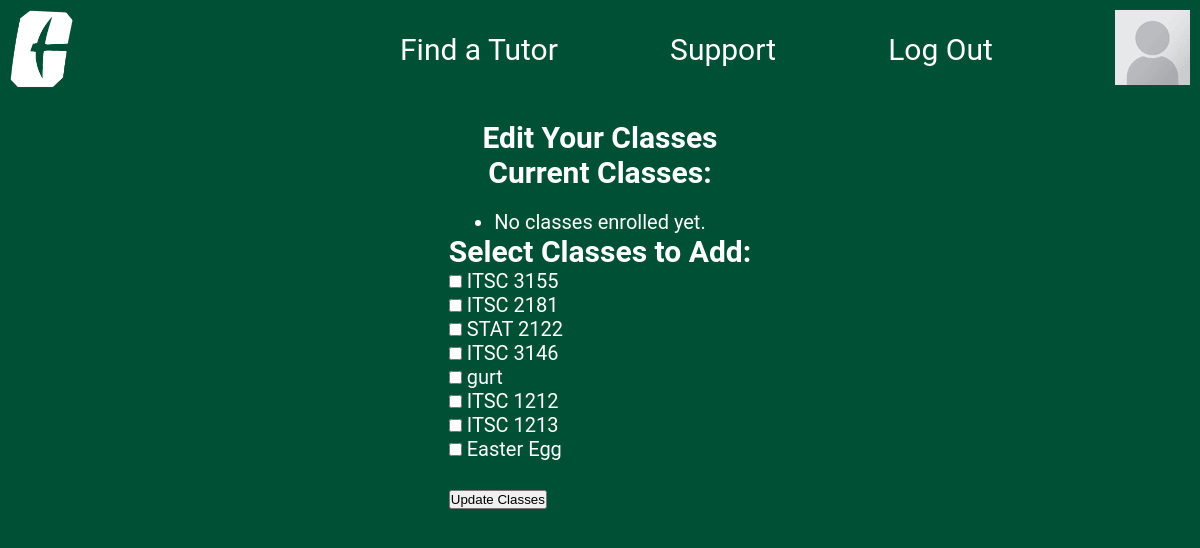
/edit-classes/ (signed in), run on the app's committed database.
### base/models.py (models this page shows, shortened)
class User(AbstractUser):
    email = models.EmailField(unique=True, null=True)
    bio = models.TextField(null=True, default="I'm still setting up my profile!")
    avatar = models.ImageField(null=True, default="profile-pic-placeholder.png")
    classes = models.ManyToManyField('Classes', blank=True)
    skills = models.TextField(null=True,blank=True, default="I'm still setting up my profile!")
    currentYear = models.CharField(max_length=50, null=True, blank=True, default="I'm still setting up my profile!")
    tutor = models.BooleanField(default=False)
    rating = models.FloatField(default=0.00)
    USERNAME_FIELD = 'email'
    REQUIRED_FIELDS = ['username']

class Classes(models.Model):
    name = models.CharField(max_length=100)

### base/views.py (the view)
# urls.py: path('edit-classes/', views.editClasses, name='edit-classes'),
@login_required(login_url='login')
def editClasses(request):
    user = request.user
    all_classes = Classes.objects.all()
    if request.method == 'POST':
        selected_class_ids = request.POST.getlist('classes')
        user.classes.set(selected_class_ids)
        messages.success(request, 'Your classes have been updated successfully!')
        return redirect('user-profile', pk=user.id)  # Redirect to the profile page
    return render(request, 'base/edit-classes.html', {
        'user_classes': user.classes.all(),  # Get current classes the user is enrolled in
        'all_classes': all_classes,  # Get all available classes
    })

### base/templates/base/edit-classes.html (shortened to what this page needs)
{% extends 'main.html' %}
{% block content %}
     <div class="login-container">
        <article class="edit-profile-container">
<h1>Edit Your Classes</h1>
<h2>Current Classes:</h2>
<article class="edit-profile-container">
<ul>
    {% for cls in user_classes %}
        <li>{{ cls.name }}</li>
    {% empty %}
        <li>No classes enrolled yet.</li>
    {% endfor %}
</ul>
<form method="post">
    <h2>Select Classes to Add:</h2>
    {% for cls in all_classes %}
        <div>
            <label>
                <input type="checkbox" name="classes" value="{{ cls.id }}"
                    {% if cls in user_classes %}checked{% endif %}>
                {{ cls.name }}
            </label>
        </div>
    {% endfor %}
    <br>
    <button type="submit">Update Classes</button>
</form>
</div>
{% endblock %}

### templates/navbar.html (shortened to what this page needs)
{% load static %}
<link rel="stylesheet" href="{% static 'style.css' %}" />
<div class="bar">
    <div class="bar-left">
        <a href="{% url 'home' %}" class="navbar-pic"><img width = "63px" height = "78px" src="{% static 'images/uncc-logo(new).png' %}"/></a>
    </div>
    <div class="bar-right">
        <a class="navbar-text" href="{% url 'tutor-finder' %}">Find a Tutor</a>
        <a href="{% url 'support' %}" class="navbar-text">Support</a>
        {% if request.user.is_authenticated %}
        <a href="{% url 'logout' %}" class="navbar-text">Log Out</a>
        {% else %}
        <a href="{% url 'login' %}" class="navbar-text">Log In</a>
        {% endif%}
        {% if request.user.is_authenticated %}
            <a class="navbar-pic" href="{% url 'user-profile' request.user.id %}"><img src="{{ user.avatar.url }}"/></a>
        {% else %}
            <a class="navbar-pic" href="{% url 'user-profile' request.user.id %}"><img src="{% static 'images/profile-pic-placeholder.png' %}"/></a>
        {% endif %}
    </div>
</div>

### static/style.css (style rules this page uses)
* { margin: 0; padding: 0; box-sizing: border-box; }
.bar { margin: 0px 0px 0px 0px; height: 100px; width: 100%; background-color: #005035; display: flex; align-items: flex-start; justify-content: space-between; }
.bar-right { width: 800px; display: flex; align-items: center; justify-content: space-between; }
.bar-left { display: flex; justify-content: flex-start; width: fit-content }
.navbar-pic { margin: 10px 10px 10px 10px; }
.navbar-text { font: 30px "roboto", sans-serif; color: white; text-decoration: none; }
.edit-profile-container { margin-top: 20px; display: flex; background: #005035; align-items: center; flex-direction: column; width: 400px; height: 400px; font: 20px "Roboto", sans-serif; color: white; border-radius: 20px; border: 3px; }
.login-container { display: flex; justify-content: center; align-items: center; flex-direction: column; }

### templates/main.html (style rules this page uses)
body { background-color: #005035; }

### data on the page
User: avatar (placeholder picture)
Classes: name "ITSC 3155"
Classes: name "ITSC 2181"
Classes: name "STAT 2122"
Classes: name "ITSC 3146"
Classes: name "gurt"
Classes: name "ITSC 1212"
Classes: name "ITSC 1213"
Classes: name "Easter Egg"
